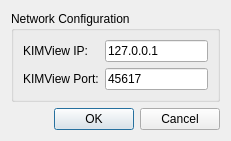
<?xml version="1.0" encoding="UTF-8"?>
<ui version="4.0">
 <class>IPConfigDialog</class>
 <widget class="QDialog" name="IPConfigDialog">
  <property name="geometry">
   <rect>
    <x>0</x>
    <y>0</y>
    <width>231</width>
    <height>138</height>
   </rect>
  </property>
  <property name="windowTitle">
   <string>IP Configuration</string>
  </property>
  <layout class="QGridLayout" name="gridLayout_2">
   <item row="0" column="0">
    <widget class="QGroupBox" name="groupBox">
     <property name="title">
      <string>Network Configuration</string>
     </property>
     <layout class="QGridLayout" name="gridLayout">
      <item row="0" column="0">
       <layout class="QHBoxLayout" name="horizontalLayout">
        <item>
         <layout class="QVBoxLayout" name="verticalLayout">
          <item>
           <widget class="QLabel" name="label">
            <property name="text">
             <string>KIMView IP:</string>
            </property>
           </widget>
          </item>
          <item>
           <widget class="QLabel" name="label_3">
            <property name="text">
             <string>KIMView Port:</string>
            </property>
           </widget>
          </item>
         </layout>
        </item>
        <item>
         <layout class="QVBoxLayout" name="verticalLayout_2">
          <item>
           <widget class="QLineEdit" name="lineEdit_KIMViewIP">
            <property name="text">
             <string>127.0.0.1</string>
            </property>
           </widget>
          </item>
          <item>
           <widget class="QLineEdit" name="lineEdit_KIMViewPort">
            <property name="text">
             <string>45617</string>
            </property>
           </widget>
          </item>
         </layout>
        </item>
       </layout>
      </item>
     </layout>
    </widget>
   </item>
   <item row="1" column="0">
    <widget class="QDialogButtonBox" name="buttonBox">
     <property name="orientation">
      <enum>Qt::Orientation::Horizontal</enum>
     </property>
     <property name="standardButtons">
      <set>QDialogButtonBox::StandardButton::Cancel|QDialogButtonBox::StandardButton::Ok</set>
     </property>
    </widget>
   </item>
  </layout>
 </widget>
 <resources/>
 <connections>
  <connection>
   <sender>buttonBox</sender>
   <signal>accepted()</signal>
   <receiver>IPConfigDialog</receiver>
   <slot>accept()</slot>
   <hints>
    <hint type="sourcelabel">
     <x>248</x>
     <y>254</y>
    </hint>
    <hint type="destinationlabel">
     <x>157</x>
     <y>274</y>
    </hint>
   </hints>
  </connection>
  <connection>
   <sender>buttonBox</sender>
   <signal>rejected()</signal>
   <receiver>IPConfigDialog</receiver>
   <slot>reject()</slot>
   <hints>
    <hint type="sourcelabel">
     <x>316</x>
     <y>260</y>
    </hint>
    <hint type="destinationlabel">
     <x>286</x>
     <y>274</y>
    </hint>
   </hints>
  </connection>
 </connections>
</ui>
